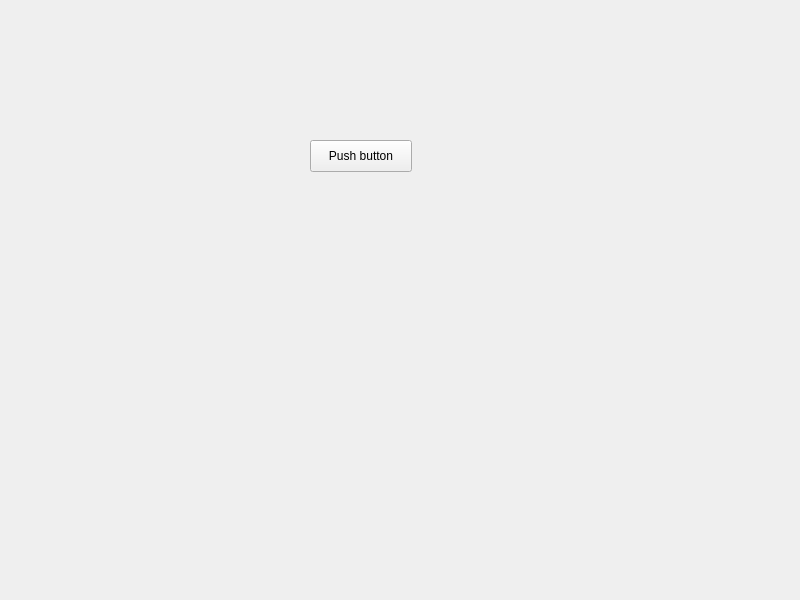
<?xml version="1.0" encoding="UTF-8"?>
<ui version="4.0">
 <class>Setting_Page</class>
 <widget class="QWidget" name="Setting_Page">
  <property name="geometry">
   <rect>
    <x>0</x>
    <y>0</y>
    <width>800</width>
    <height>600</height>
   </rect>
  </property>
  <property name="windowTitle">
   <string>Form</string>
  </property>
  <widget class="PushButton" name="PushButton">
   <property name="geometry">
    <rect>
     <x>310</x>
     <y>140</y>
     <width>102</width>
     <height>32</height>
    </rect>
   </property>
   <property name="text">
    <string>Push button</string>
   </property>
  </widget>
 </widget>
 <customwidgets>
  <customwidget>
   <class>PushButton</class>
   <extends>QPushButton</extends>
   <header>qfluentwidgets</header>
  </customwidget>
 </customwidgets>
 <resources/>
 <connections/>
</ui>
